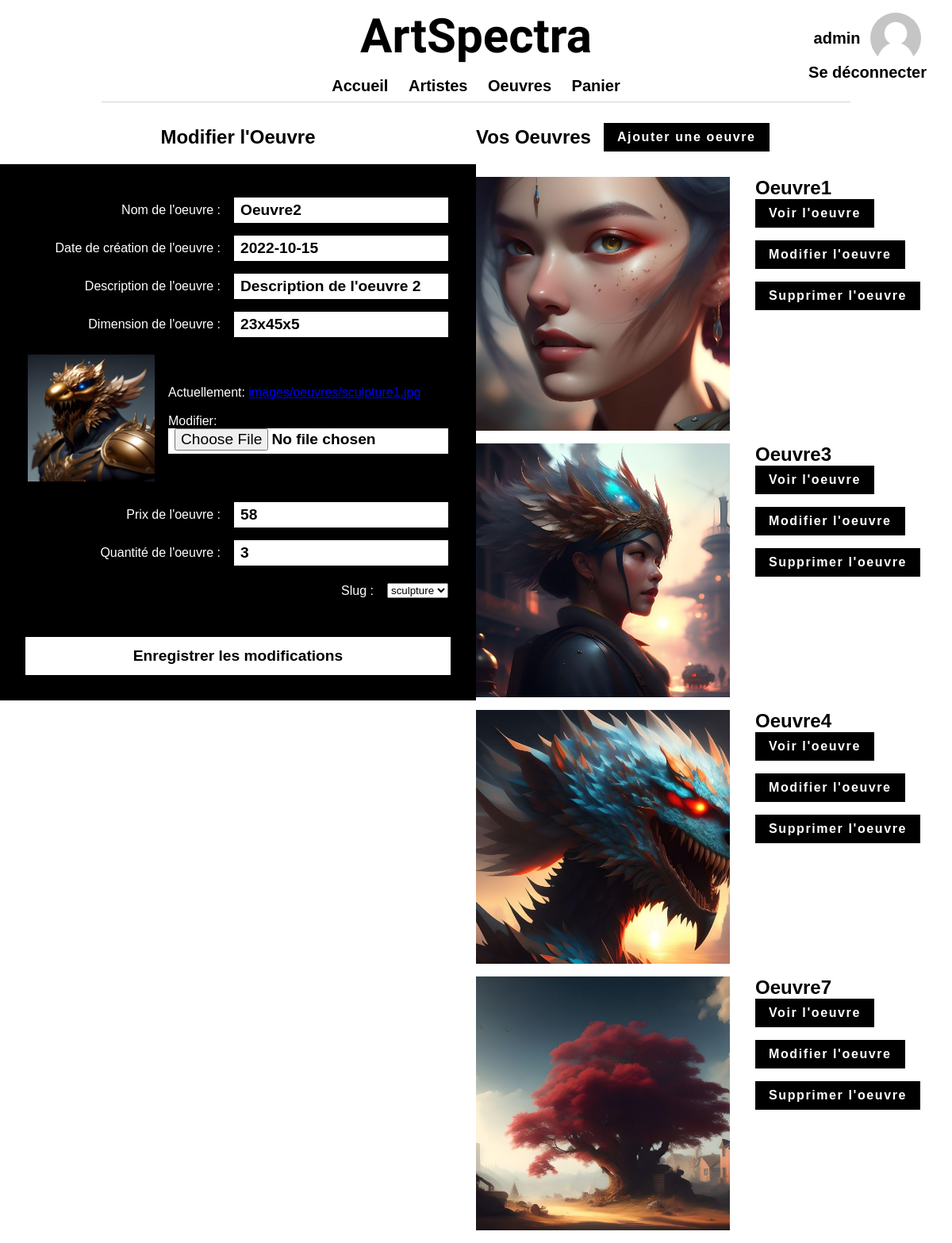
/oeuvre/2/modifier/ (signed in), run on the app's committed database.
### accounts/models.py (models this page shows, shortened)
class Shopper(AbstractUser):
    presentation = models.TextField(max_length=500, blank=True)
    avatar = models.ImageField(upload_to='images/avatars/', verbose_name="Image de profil", blank=True)

### appliArtSpectra/models.py (models this page shows, shortened)
class Oeuvre(models.Model):
    idOeuvre = models.AutoField(primary_key=True)
    nomOeuvre = models.CharField(max_length=50, verbose_name="Nom de l'oeuvre", unique=True)
    descriptionOeuvre = models.CharField(max_length=255, verbose_name="Description de l'oeuvre", blank=True,default='')
    dateCreationOeuvre = models.CharField(max_length=10,verbose_name="Date de création de l'oeuvre")
    dimensionOeuvre = models.CharField(max_length=50, verbose_name="Dimension de l'oeuvre", blank=True)
    imageOeuvre = models.ImageField(upload_to='images/oeuvres/', verbose_name="Image de l'oeuvre", blank=True)
    prixOeuvre = models.IntegerField(verbose_name="Prix de l'oeuvre")
    slug = models.SlugField(max_length=100, verbose_name="Slug de l'oeuvre", unique=False, editable=True)
    auteurOeuvre = models.ForeignKey(Shopper, on_delete=models.CASCADE, verbose_name="Auteur de l'oeuvre")
    quantiteOeuvre = models.IntegerField(verbose_name="Quantité de l'oeuvre")

### appliArtSpectra/views.py (the view)
# urls.py: path('oeuvre/<int:idOeuvre>/modifier/', views.modifierOeuvre, name='modifierOeuvre'),
def modifierOeuvre(request, idOeuvre):
    oeuvre = get_object_or_404(Oeuvre, idOeuvre=idOeuvre)
    if request.method == 'POST':
        form_oeuvre = OeuvreUpdateForm(request.POST, request.FILES, instance=oeuvre)
        if form_oeuvre.is_valid():
            form_oeuvre.save()
            messages.success(request, f'Votre oeuvre a bien été modifiée !')
            return redirect('profil')
    else:
        form_oeuvre = OeuvreUpdateForm(instance=oeuvre)
        oeuvres = Oeuvre.objects.filter(auteurOeuvre=request.user)
    return render(request, 'appliArtSpectra/modifierOeuvre.html', {'form_oeuvre': form_oeuvre, 'oeuvres': oeuvres})

### appliArtSpectra/forms.py
class OeuvreUpdateForm(forms.ModelForm):
    class Meta:
        model = Oeuvre
        fields = ['nomOeuvre', 'dateCreationOeuvre', 'descriptionOeuvre', 'dimensionOeuvre', 'imageOeuvre', 'prixOeuvre', 'quantiteOeuvre', 'slug']
    def __init__(self, *args, **kwargs):
        super(OeuvreUpdateForm, self).__init__(*args, **kwargs)
        instance = kwargs.get('instance')
        if instance:
            current_slug = instance.slug
            self.fields['slug'] = forms.ChoiceField(choices=self.get_slug_choices(current_slug))
    def get_slug_choices(self, current_slug):
        slug_choices = Oeuvre.objects.exclude(slug=current_slug).values_list('slug', 'slug').distinct()
        choices = [(current_slug, current_slug)] + list(slug_choices)
        return choices

### appliArtSpectra/templates/appliArtSpectra/modifierOeuvre.html (shortened to what this page needs)
{% extends 'appliArtSpectra/base.html' %}
{% block content %}
    {% load static %}
    <section id="container_profil">
        <div id="form_profil" class="formSL">
            <h1>Modifier l'Oeuvre</h1>
            <form method="post" enctype="multipart/form-data">
                <table>
                    {% for field in form_oeuvre %}
                        {% if field == form_oeuvre.imageOeuvre and form_oeuvre.imageOeuvre.value %}
                            <tr class="input-avatar">
                                <td>
                                    {% if field.value %}
                                        <img class="imgAvatar" src="{{ field.value.url }}" alt="Avatar">
                                    {% endif %}
                                </td>
                                <td>{{ field }}</td>
                                {% else %}
                            <tr>
                        {% endif %}
                    {% if field != form_oeuvre.imageOeuvre or not form_oeuvre.imageOeuvre.value %}
                        <td>{{ field.label_tag }}</td>
                        <td>{{ field }}</td>
                    {% endif %}
                    </tr>
                    {% endfor %}
                </table>
                <input type="submit" value="Enregistrer les modifications">
            </form>
        </div>
        {% if oeuvres|length > 0 %}
            <div id="container_profil">
                <div class="row-title">
                    <h1>Vos Oeuvres</h1>
                    <a class="btn" href="{% url 'ajouterOeuvre' %}">Ajouter une oeuvre</a>
                </div>
                <div id="container_profil--oeuvre">
                    {% for oeuvre in oeuvres %}
                        <div class="oeuvre">
                            <img src="{{ oeuvre.imageOeuvre.url }}" alt="Oeuvre">
                            <div class="container-actions">
                                <h2>{{ oeuvre.nomOeuvre|capfirst }}</h2>
                                <div class="actions">
                                    <a class="btn"
                                       href="{% url 'oeuvre' slug=oeuvre.slug idOeuvre=oeuvre.idOeuvre %}">
                                        Voir l'oeuvre
                                    </a>
                                    <a class="btn"
                                       href="{% url 'modifierOeuvre' idOeuvre=oeuvre.idOeuvre %}">
                                        Modifier l'oeuvre
                                    </a>
                                    <a class="btn"
                                       href="{% url 'supprimerOeuvre' idOeuvre=oeuvre.idOeuvre %}">
                                        Supprimer l'oeuvre
                                    </a>
                                </div>
                            </div>
                        </div>
                    {% endfor %}
                </div>
            </div>
        {% endif %}
    </section>
{% endblock %}

### appliArtSpectra/templates/appliArtSpectra/base.html (shortened to what this page needs)
{% load static %}
<!doctype html>
<html lang="en">
<head>
    <link rel="stylesheet" href="{% static 'appliArtSpectra/css/styles.css' %}">
</head>
<body>
<header>
    <nav>
        <h1>ArtSpectra</h1>
        <ul>
            <li><a class="{% if request.resolver_match.url_name == 'accueil' %}--active{% endif %}"
                   href="{% url 'accueil' %}">Accueil</a></li>
            <li><a class="{% if request.resolver_match.url_name == 'artistes' %}--active{% endif %}"
                   href="{% url 'artistes' %}">Artistes</a></li>
            <li><a class="{% if request.resolver_match.url_name == 'oeuvres' %}--active{% endif %}"
                   href="{% url 'oeuvres' %}">Oeuvres</a></li>
            {% if user.is_authenticated %}
                <li><a class="{% if request.resolver_match.url_name == 'panier' %}--active{% endif %}"
                       href="{% url 'panier' %}">Panier</a>
                </li>
            {% endif %}
        </ul>
    </nav>
    <div id="container-connexion">
        {% if user.is_authenticated %}
            <a href="{% url 'profil' %}">
                <div class="row-name">
                    <p>{{ user.username }}</p>
                    <img class="user-avatar" src="
                            {% if user.avatar != '' %}{{ user.avatar.url }}{% else %}{% static 'appliArtSpectra/img/avatar.png' %}{% endif %}"
                         alt="avatar">
                </div>
            </a>
            <p><a href="{% url 'logout' %}">Se déconnecter</a></p>
        {% else %}
            <p><a href="{% url 'login' %}">Connexion</a> / <a href="{% url 'signup' %}">S'inscrire</a></p>
        {% endif %}
    </div>
</header>
<main>
    {% block content %}{% endblock %}
</main>
</body>
</html>

### appliArtSpectra/static/appliArtSpectra/css/styles.css (style rules this page uses)
html, body { height : 100%; margin : 0; padding : 0; width : 100%; font-family : "Poppins", sans-serif; }
header { background-color : #ffffff; color : #000000; padding : 10px; text-align : center; font-size : 20px; font-weight : bold; font-family : "Poppins", sans-serif; display : flex; justify-content : center; }
header nav { border-bottom : 1px solid lightgray; width : 80%; padding : 0 0 .5rem 0; }
header nav h1 { font-family : "Slackside One", sans-serif; font-size : 3em; margin : 0 0 1rem 0; padding : 0; }
header nav ul { list-style-type : none; margin : 0; padding : 0; }
header nav ul li a { color : #000000; text-decoration : none; }
header nav ul li { display : inline; padding : 10px; }
header #container-connexion { position : absolute; top : 1rem; right : 2rem; }
header #container-connexion p { margin : 0; }
header #container-connexion a { color : #000000; text-decoration : none; }
header #container-connexion .row-name { display : flex; justify-content : space-around; align-items : center; }
header #container-connexion .row-name img.user-avatar { width : 4rem; height : 4rem; object-fit : cover; border-radius : 50%; }
div.formSL { display : flex; flex-direction : column; justify-content : flex-start; align-items : center; margin : 0; padding : 0; box-sizing : border-box; width : 100%; height : 100%; }
div.formSL form { display : flex; flex-direction : column; justify-content : flex-start; align-items : flex-end; margin : 0; padding : 2rem; box-sizing : border-box; width : fit-content; height : fit-content; background-color : black; color : white; }
div.formSL form input[type="submit"] { width : 100%; height : 3rem; color : black; background-color : white; text-decoration : none; font-size : 1.2rem; font-weight : bold; margin : 2rem 0 0 0; padding : 0; box-sizing : border-box; border : none; transition : all 0.4s ease-in-out; cursor : pointer; }
div.formSL form tr { display : flex; justify-content : flex-end; align-items : center; margin : 0; padding : 0; box-sizing : border-box; width : 100%; height : 3rem; }
div.formSL form tr.input-presentation, div.formSL form tr.input-avatar { height : 12rem; }
div.formSL form tr.input-avatar .imgAvatar { width : 10rem; height : 10rem; box-sizing : border-box; margin : 0; padding : 0; object-fit : cover; }
div.formSL form tr td:first-child { padding-right : 1rem; }
div.formSL form input { outline : none; width : 100%; height : 2rem; color : black; background-color : white; text-decoration : none; font-size : 1.2rem; font-weight : bold; margin : 0; padding : 0 0 0 .5rem; box-sizing : border-box; border : none; transition : all 0.4s ease-in-out; }
#form_profil { padding-bottom : 10rem; }
section#container_profil { display : grid; grid-template-columns : 1fr 1fr; }
section#container_profil .row-title { display : flex; align-items : center; gap : 1rem; }
.btn { text-decoration : none; color : white; background-color : black; padding : .5rem 1rem; font-weight : bold; transition : all 0.4s ease-in-out; letter-spacing : 0.1rem; border : 1px solid black; }
div#container_profil--oeuvre .oeuvre img { width : 20rem; height : 20rem; object-fit : cover; }
div#container_profil--oeuvre .oeuvre { width : 100%; height : 100%; display : flex; justify-content : flex-start; align-items : flex-start; gap : 2rem; margin : 1rem 0; }
div#container_profil--oeuvre .oeuvre h2 { margin : 0; }
div#container_profil--oeuvre .oeuvre .container-actions { display : flex; flex-direction : column; justify-content : space-between; align-items : flex-start; height : 100%; width : 100%; }
div#container_profil--oeuvre .oeuvre .container-actions .actions { display : flex; flex-direction : column; justify-content : flex-start; align-items : flex-start; height : 100%; gap : 1rem; }

### data on the page
Shopper: username "admin"
Oeuvre: form_oeuvre "Oeuvre2" "2022-10-15" "Description de l'oeuvre 2" "23x45x5" "58" "3" "sculpture"
Oeuvre: imageOeuvre (picture), nomOeuvre "Oeuvre1"
Oeuvre: imageOeuvre (picture), nomOeuvre "Oeuvre3"
Oeuvre: imageOeuvre (picture), nomOeuvre "Oeuvre4"
Oeuvre: imageOeuvre (picture), nomOeuvre "Oeuvre7"

### other printed values
{{ field.label_tag }} "Nom de l'oeuvre :" "Date de création de l'oeuvre :" "Description de l'oeuvre :" "Dimension de l'oeuvre :" "Prix de l'oeuvre :" "Quantité de l'oeuvre :" "Slug :"
